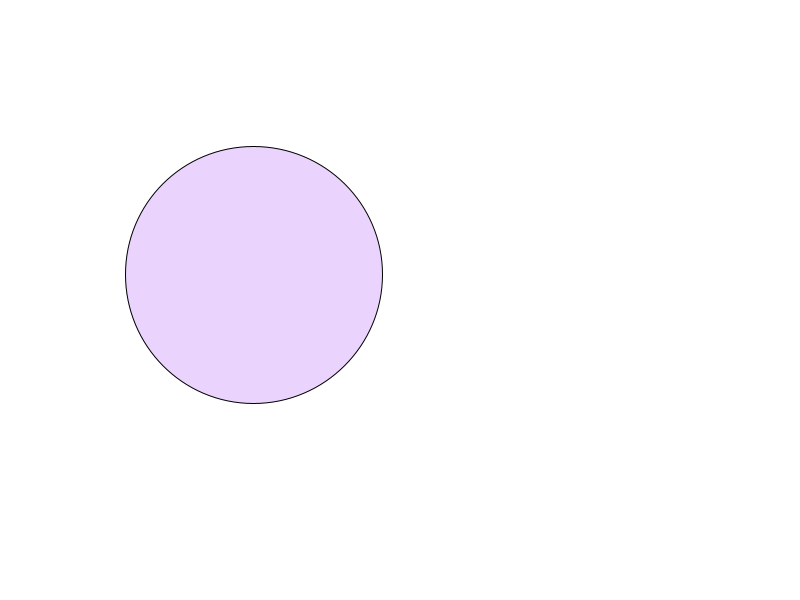
Frame 1 (no input)
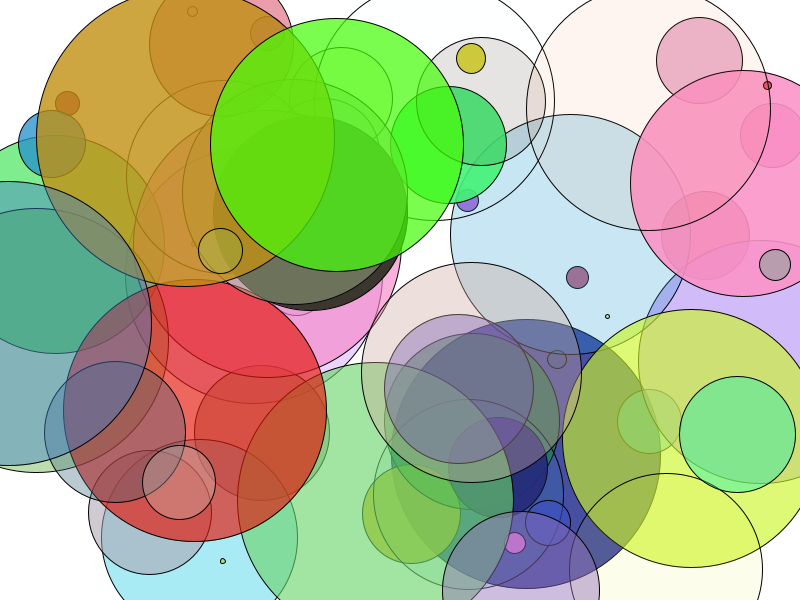
Frame 60 (the mouse pressed at the canvas centre just before this capture)
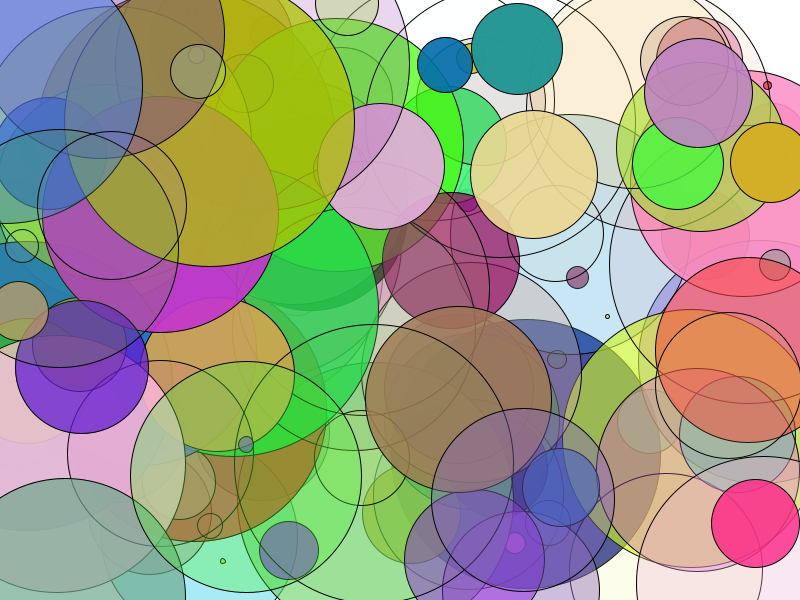
Frame 120 (the mouse held since frame 60 and released just before this capture)

The Processing sketch that drew these frames (run headless with seeded random() and noise(); from frame 60 on, the mouse is pressed at the canvas centre):

// Processing sketch: processing_108983
// ── processing_108983.pde

float r;
float g;
float b;
float a;

float diam;
float x;
float y;

void setup() {
  size(800,600);
  background(255);
  smooth();    
}

void draw() {
  // Each time through draw(), new random numbers are picked for a new ellipse.
  r = random(255);
  g = random(255);
  b = random(255);
  a = random(255);
  diam = random(300);
  x = random(width);
  y = random(height);
  fill(r,g,b,a);
  // red
  if(r < 1){
    r = r + 1;
  }
  if(r > 255){
    r = r - 1;
  }
  // green
  if(g < 1){
    g = g + 1;
  }
  if(g > 255){
    g = g - 1;
  }
  // blue
  if(b < 1){
    b = b + 1;
  }
  if(b > 255){
    b = b - 1;
  }
  // alpha
  if(a < 1){
    a = a + 1;
  }
  if(a > 255){
    a = a - 1;
  }
  ellipse(x,y,diam,diam);
  if(diam > 100) {
    diam = diam - 1;
  }
  if(diam < 1) {
    diam = diam + 1;
  }
}
